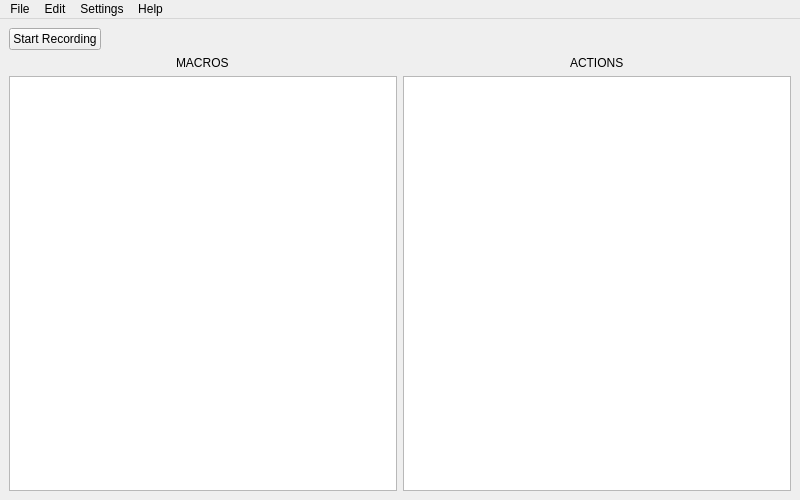
<?xml version="1.0" encoding="UTF-8"?>
<ui version="4.0">
 <class>MainWindow</class>
 <widget class="QMainWindow" name="MainWindow">
  <property name="geometry">
   <rect>
    <x>0</x>
    <y>0</y>
    <width>800</width>
    <height>500</height>
   </rect>
  </property>
  <property name="sizePolicy">
   <sizepolicy hsizetype="Expanding" vsizetype="Expanding">
    <horstretch>1</horstretch>
    <verstretch>1</verstretch>
   </sizepolicy>
  </property>
  <property name="minimumSize">
   <size>
    <width>800</width>
    <height>500</height>
   </size>
  </property>
  <property name="windowTitle">
   <string>MacroRecorderPython</string>
  </property>
  <widget class="QWidget" name="centralwidget">
   <property name="sizePolicy">
    <sizepolicy hsizetype="Expanding" vsizetype="Expanding">
     <horstretch>1</horstretch>
     <verstretch>1</verstretch>
    </sizepolicy>
   </property>
   <property name="sizeIncrement">
    <size>
     <width>1</width>
     <height>1</height>
    </size>
   </property>
   <layout class="QGridLayout" name="gridLayout">
    <item row="1" column="0">
     <layout class="QVBoxLayout" name="macroContainer">
      <item alignment="Qt::AlignHCenter">
       <widget class="QLabel" name="macrosLabel">
        <property name="text">
         <string>MACROS</string>
        </property>
       </widget>
      </item>
      <item>
       <widget class="QListView" name="macrosListView"/>
      </item>
     </layout>
    </item>
    <item row="0" column="0">
     <layout class="QHBoxLayout" name="startRecordContainer">
      <item>
       <widget class="QPushButton" name="startRecordingButton">
        <property name="text">
         <string>Start Recording</string>
        </property>
       </widget>
      </item>
      <item>
       <spacer name="horizontalSpacer">
        <property name="orientation">
         <enum>Qt::Horizontal</enum>
        </property>
        <property name="sizeHint" stdset="0">
         <size>
          <width>40</width>
          <height>20</height>
         </size>
        </property>
       </spacer>
      </item>
     </layout>
    </item>
    <item row="1" column="1">
     <layout class="QVBoxLayout" name="actionsContainer">
      <item alignment="Qt::AlignHCenter">
       <widget class="QLabel" name="actionsLabel">
        <property name="text">
         <string>ACTIONS</string>
        </property>
       </widget>
      </item>
      <item>
       <widget class="QListView" name="actionsListView"/>
      </item>
     </layout>
    </item>
   </layout>
  </widget>
  <widget class="QMenuBar" name="menubar">
   <property name="geometry">
    <rect>
     <x>0</x>
     <y>0</y>
     <width>800</width>
     <height>22</height>
    </rect>
   </property>
   <widget class="QMenu" name="menuFile">
    <property name="title">
     <string>File</string>
    </property>
    <addaction name="actionNew_FIle"/>
    <addaction name="actionLoad_File"/>
    <addaction name="actionLoad_Folder"/>
    <addaction name="separator"/>
    <addaction name="actionRefresh"/>
    <addaction name="actionExit"/>
   </widget>
   <widget class="QMenu" name="menuEdit">
    <property name="title">
     <string>Edit</string>
    </property>
   </widget>
   <widget class="QMenu" name="menuSettings">
    <property name="title">
     <string>Settings</string>
    </property>
    <addaction name="actionPreferences"/>
   </widget>
   <widget class="QMenu" name="menuHelp">
    <property name="title">
     <string>Help</string>
    </property>
    <addaction name="actionAbout"/>
   </widget>
   <addaction name="menuFile"/>
   <addaction name="menuEdit"/>
   <addaction name="menuSettings"/>
   <addaction name="menuHelp"/>
  </widget>
  <action name="actionNew_FIle">
   <property name="text">
    <string>New File (Ctrl+N)</string>
   </property>
  </action>
  <action name="actionLoad_File">
   <property name="text">
    <string>Load File (Ctrl+O)</string>
   </property>
  </action>
  <action name="actionAbout">
   <property name="text">
    <string>About</string>
   </property>
  </action>
  <action name="actionLoad_Folder">
   <property name="text">
    <string>Load Folder (Ctrl+Shift+O)</string>
   </property>
  </action>
  <action name="actionRefresh">
   <property name="text">
    <string>Refresh (F5)</string>
   </property>
  </action>
  <action name="actionPreferences">
   <property name="text">
    <string>Preferences</string>
   </property>
  </action>
  <action name="actionMiminizeOnRecord">
   <property name="checkable">
    <bool>true</bool>
   </property>
   <property name="text">
    <string>Minimize On Record</string>
   </property>
  </action>
  <action name="actionExit">
   <property name="text">
    <string>Exit</string>
   </property>
  </action>
 </widget>
 <resources/>
 <connections/>
</ui>
